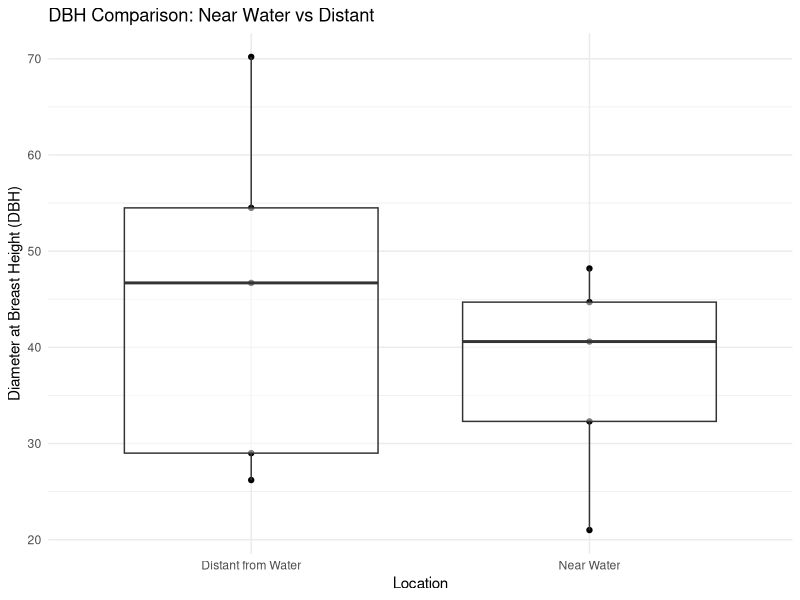

This figure's R source:
## ---- chunk 1
library(knitr)
library(ggplot2)
library(dplyr)
library(tidyr)
library(kableExtra)
## ---- chunk 2
# Generate variables for each set of vectors
dbh_near_water <- c(48.2, 32.3, 40.6, 21.0, 44.7)
dbh_distant_from_water <- c(54.5, 70.2, 29.0, 26.2, 46.7)

# Merge datasets and reshape for plotting
df_near_water <- data.frame(DBH = dbh_near_water, Location = "Near Water")
df_distant_from_water <- data.frame(DBH = dbh_distant_from_water, Location = "Distant from Water")

# Combine datasets
combined_df <- rbind(df_near_water, df_distant_from_water)
## ---- chunk 3
# Plot the data using `ggplot2`, boxplot is useful to visualize central tendency and spread, especially when considering categorical variables. 
ggplot(combined_df, aes(x = Location, y = DBH)) +
  geom_point() +
  geom_boxplot(alpha = 0.5) +
  labs(title = "DBH Comparison: Near Water vs Distant",
       x = "Location",
       y = "Diameter at Breast Height (DBH)") +
  theme_minimal()
## ---- chunk 4
t.test(dbh_distant_from_water,dbh_near_water)
